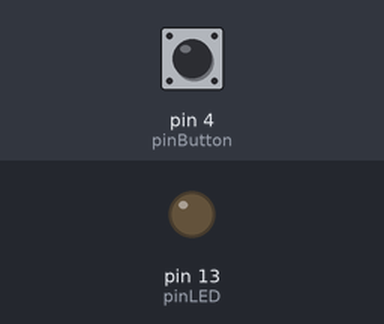
Bench run of a sketch on a simulated Arduino Uno, built with avr-gcc and run on an emulated ATmega328P. Parts: output pins drawn as LEDs (lit = HIGH). Inputs (shaded band) come from the test bench; at power-on: pin 4 (pinButton) LOW.

Above: at 1.2 s.
1.3 s: pin 4 (pinButton) pulled HIGH for 0.15 s
At 1.37 s:
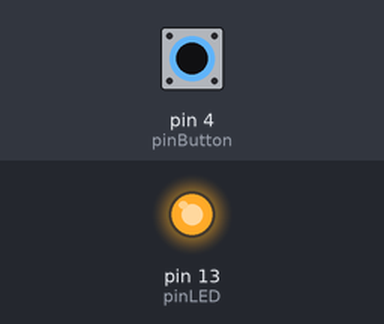
2.9 s: pin 4 (pinButton) pulled HIGH for 3.2 s
At 7.4 s:
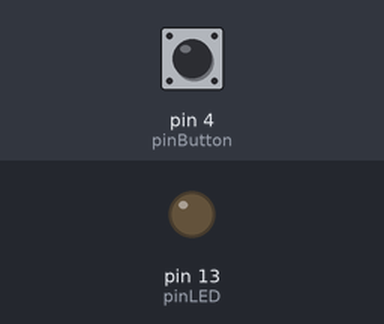
Timing chart, 0 to 8.9 s (numbered marks = the images above; inputs shaded):
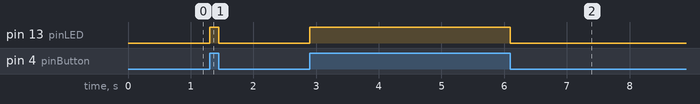

The sketch:

led_pushbutton.ino
```cpp
const int pinButton=4;
const int pinLED=13;
int kondisiButton=LOW;

void setup() {
  // put your setup code here, to run once:
  pinMode(pinButton, INPUT);
  pinMode(pinLED, OUTPUT);
}

void loop() {
  // put your main code here, to run repeatedly:
  kondisiButton=digitalRead(pinButton);

  if(kondisiButton==HIGH)
  {
    digitalWrite(pinLED, HIGH);
  }
  else
  {
    digitalWrite(pinLED, LOW);
  }
}
```

Measured:
- after the input at 1.3 s, pin 13 (pinLED): LOW → HIGH at once, → LOW 0.15 s later
- after the input at 2.9 s, pin 13 (pinLED): LOW → HIGH at once, → LOW 3.2 s later
